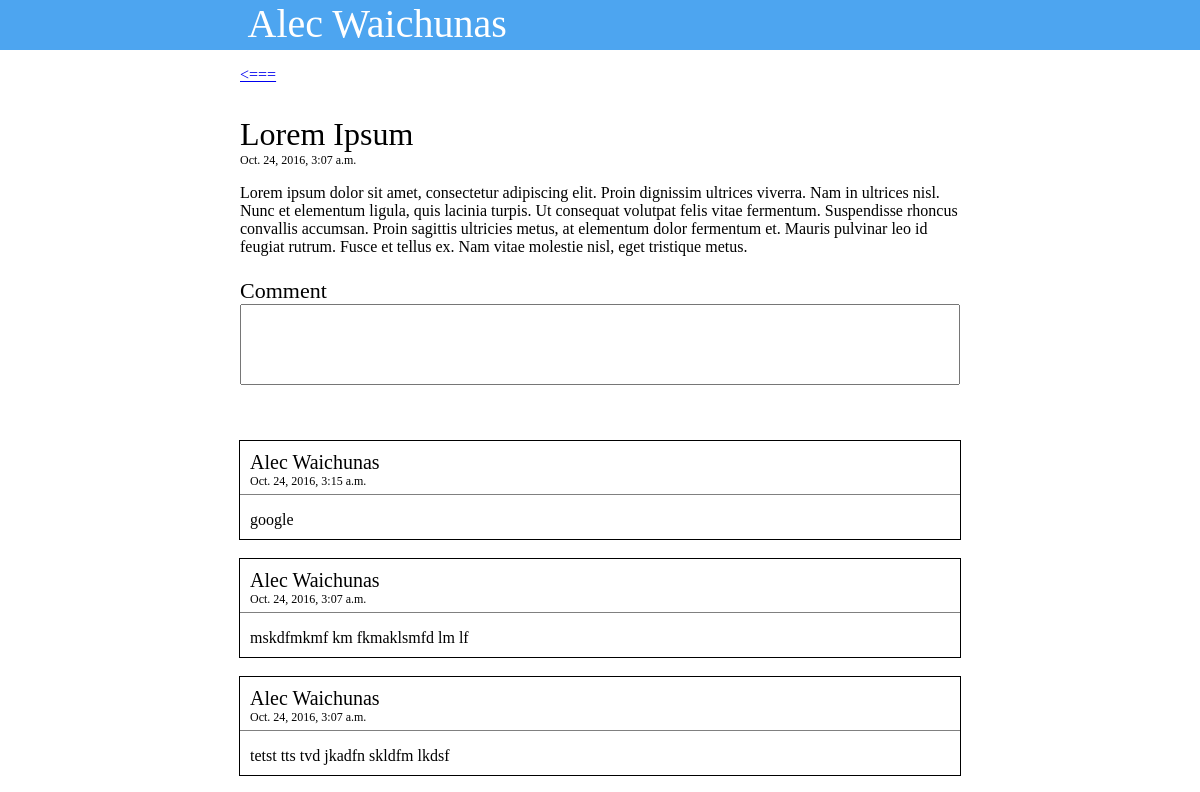
Before: /blog/1/ with the older database file.
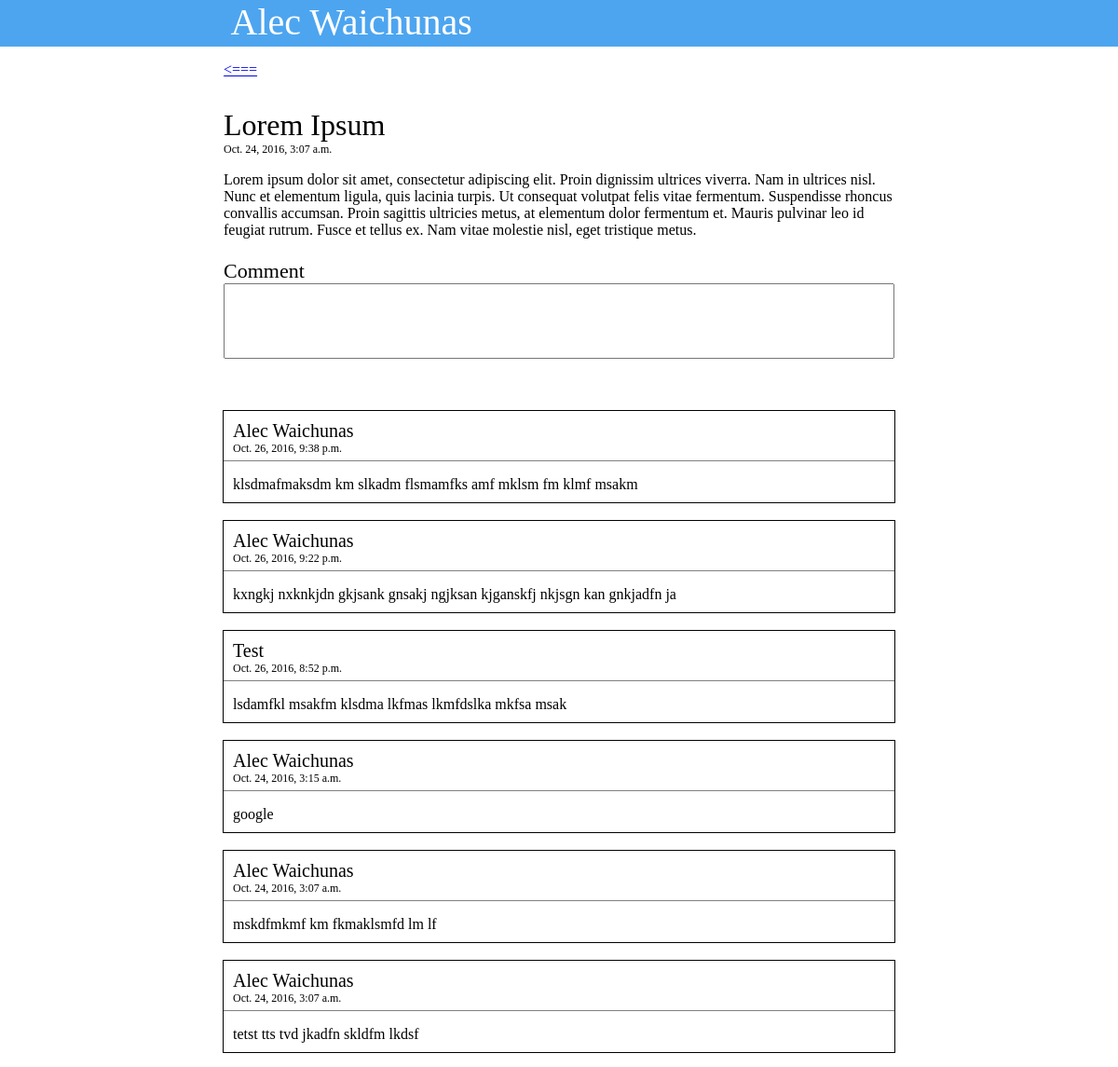
After: the same page with the newer database file.
### App/models.py (models this page shows)
class Comment(models.Model):
    comment_author = models.CharField(max_length=200)
    comment_text = models.CharField(max_length=5000)
    comment_date = models.DateTimeField('date published')
    blog = models.ForeignKey(Blog, on_delete=models.CASCADE)
    def __str__(self):
        return self.comment_author

### App/views.py (the view)
# urls.py: url(r'^blog/(?P<blog_id>[0-9]+)/$', views.blog_view, name='blog'),
def blog_view(request, blog_id):
    blog = get_object_or_404(Blog, pk=blog_id)
    if request.method == 'POST':
        comment_name = request.POST.get('comment_author', '')
        comment_text = request.POST.get('comment', '')
        comment = Comment(comment_author=comment_name, comment_text=comment_text, comment_date=datetime.datetime.today(), blog=blog)
        comment.save()
    comments = Comment.objects.all().filter(blog=blog).order_by('-comment_date')
    if comments is None:
        comments = {}
    print(comments)
    context = {
        'blog': blog,
        'comments': comments,
    }
    return render(request, 'blog.html', context)

### templates/blog.html (shortened to what this page needs)
{% extends 'base.html' %}
{% block content %}
    <p><a href="#"><===</a></p>
    <p class="blog_title"> {{ blog.blog_title }} </p>
    <p class="blog_date"> {{ blog.blog_date }} </p>
    <p class="blog_text"> {{ blog.blog_text }} </p>
    <p class="comment_heading">Comment</p>
    <form action="{% url 'blog' blog.id %}" class="comment_form" action="" method="post">
        <textarea class="comment_text" cols="150" rows="5" name="comment"></textarea><br>
        <input class="submit_comment" id="submit_button" type="submit" name="submit">
    </form>
    <br>
    {% for comment in comments %}
        <div class="blog_comment">
            <p class="blog_comment_name">{{ comment.comment_author }}</p>
            <p class="blog_comment_time">{{ comment.comment_date }}</p>
            <p class="blog_comment_text">{{ comment.comment_text }}</p>
        </div>
    {% endfor %}
{% endblock %}

Changed rows visible on the page:
added Comment: comment_author "Alec Waichunas", comment_date "Oct. 26, 2016, 9:38 p.m.", comment_text "klsdmafmaksdm km slkadm flsmamfks amf mklsm fm klmf msakm"
added Comment: comment_author "Alec Waichunas", comment_date "Oct. 26, 2016, 9:22 p.m.", comment_text "kxngkj nxknkjdn gkjsank gnsakj ngjksan kjganskfj nkjsgn kan gnkjadfn ja"
added Comment: comment_author "Test", comment_date "Oct. 26, 2016, 8:52 p.m.", comment_text "lsdamfkl msakfm klsdma lkfmas lkmfdslka mkfsa msak"
